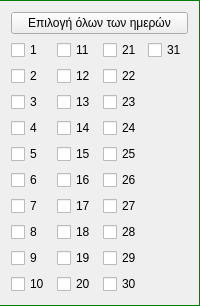
               <widget class="QFrame" name="year_select_days">
                <property name="minimumSize">
                 <size>
                  <width>0</width>
                  <height>0</height>
                 </size>
                </property>
                <property name="styleSheet">
                 <string notr="true">QFrame{
    border:1px solid green;
    border-left:0px;
}</string>
                </property>
                <property name="frameShape">
                 <enum>QFrame::StyledPanel</enum>
                </property>
                <property name="frameShadow">
                 <enum>QFrame::Raised</enum>
                </property>
                <layout class="QGridLayout" name="gridLayout_26">
                 <property name="leftMargin">
                  <number>11</number>
                 </property>
                 <property name="topMargin">
                  <number>11</number>
                 </property>
                 <property name="rightMargin">
                  <number>11</number>
                 </property>
                 <property name="bottomMargin">
                  <number>11</number>
                 </property>
                 <item row="10" column="1">
                  <widget class="QCheckBox" name="year_select_days_20">
                   <property name="text">
                    <string>20</string>
                   </property>
                  </widget>
                 </item>
                 <item row="8" column="2">
                  <widget class="QCheckBox" name="year_select_days_28">
                   <property name="text">
                    <string>28</string>
                   </property>
                  </widget>
                 </item>
                 <item row="1" column="2">
                  <widget class="QCheckBox" name="year_select_days_21">
                   <property name="text">
                    <string>21</string>
                   </property>
                  </widget>
                 </item>
                 <item row="7" column="0">
                  <widget class="QCheckBox" name="year_select_days_7">
                   <property name="text">
                    <string>7</string>
                   </property>
                  </widget>
                 </item>
                 <item row="3" column="2">
                  <widget class="QCheckBox" name="year_select_days_23">
                   <property name="text">
                    <string>23</string>
                   </property>
                  </widget>
                 </item>
                 <item row="10" column="0">
                  <widget class="QCheckBox" name="year_select_days_10">
                   <property name="text">
                    <string>10</string>
                   </property>
                  </widget>
                 </item>
                 <item row="9" column="0">
                  <widget class="QCheckBox" name="year_select_days_9">
                   <property name="text">
                    <string>9</string>
                   </property>
                  </widget>
                 </item>
                 <item row="9" column="1">
                  <widget class="QCheckBox" name="year_select_days_19">
                   <property name="text">
                    <string>19</string>
                   </property>
                  </widget>
                 </item>
                 <item row="4" column="2">
                  <widget class="QCheckBox" name="year_select_days_24">
                   <property name="text">
                    <string>24</string>
                   </property>
                  </widget>
                 </item>
                 <item row="8" column="1">
                  <widget class="QCheckBox" name="year_select_days_18">
                   <property name="text">
                    <string>18</string>
                   </property>
                  </widget>
                 </item>
                 <item row="7" column="2">
                  <widget class="QCheckBox" name="year_select_days_27">
                   <property name="text">
                    <string>27</string>
                   </property>
                  </widget>
                 </item>
                 <item row="6" column="2">
                  <widget class="QCheckBox" name="year_select_days_26">
                   <property name="text">
                    <string>26</string>
                   </property>
                  </widget>
                 </item>
                 <item row="2" column="2">
                  <widget class="QCheckBox" name="year_select_days_22">
                   <property name="text">
                    <string>22</string>
                   </property>
                  </widget>
                 </item>
                 <item row="6" column="0">
                  <widget class="QCheckBox" name="year_select_days_6">
                   <property name="text">
                    <string>6</string>
                   </property>
                  </widget>
                 </item>
                 <item row="3" column="0">
                  <widget class="QCheckBox" name="year_select_days_3">
                   <property name="text">
                    <string>3</string>
                   </property>
                  </widget>
                 </item>
                 <item row="1" column="3">
                  <widget class="QCheckBox" name="year_select_days_31">
                   <property name="text">
                    <string>31</string>
                   </property>
                  </widget>
                 </item>
                 <item row="1" column="0">
                  <widget class="QCheckBox" name="year_select_days_1">
                   <property name="text">
                    <string>1</string>
                   </property>
                  </widget>
                 </item>
                 <item row="3" column="1">
                  <widget class="QCheckBox" name="year_select_days_13">
                   <property name="text">
                    <string>13</string>
                   </property>
                  </widget>
                 </item>
                 <item row="2" column="0">
                  <widget class="QCheckBox" name="year_select_days_2">
                   <property name="text">
                    <string>2</string>
                   </property>
                  </widget>
                 </item>
                 <item row="5" column="1">
                  <widget class="QCheckBox" name="year_select_days_15">
                   <property name="text">
                    <string>15</string>
                   </property>
                  </widget>
                 </item>
                 <item row="4" column="0">
                  <widget class="QCheckBox" name="year_select_days_4">
                   <property name="text">
                    <string>4</string>
                   </property>
                  </widget>
                 </item>
                 <item row="2" column="1">
                  <widget class="QCheckBox" name="year_select_days_12">
                   <property name="text">
                    <string>12</string>
                   </property>
                  </widget>
                 </item>
                 <item row="5" column="2">
                  <widget class="QCheckBox" name="year_select_days_25">
                   <property name="text">
                    <string>25</string>
                   </property>
                  </widget>
                 </item>
                 <item row="5" column="0">
                  <widget class="QCheckBox" name="year_select_days_5">
                   <property name="text">
                    <string>5</string>
                   </property>
                  </widget>
                 </item>
                 <item row="4" column="1">
                  <widget class="QCheckBox" name="year_select_days_14">
                   <property name="text">
                    <string>14</string>
                   </property>
                  </widget>
                 </item>
                 <item row="6" column="1">
                  <widget class="QCheckBox" name="year_select_days_16">
                   <property name="text">
                    <string>16</string>
                   </property>
                  </widget>
                 </item>
                 <item row="1" column="1">
                  <widget class="QCheckBox" name="year_select_days_11">
                   <property name="text">
                    <string>11</string>
                   </property>
                  </widget>
                 </item>
                 <item row="7" column="1">
                  <widget class="QCheckBox" name="year_select_days_17">
                   <property name="text">
                    <string>17</string>
                   </property>
                  </widget>
                 </item>
                 <item row="8" column="0">
                  <widget class="QCheckBox" name="year_select_days_8">
                   <property name="text">
                    <string>8</string>
                   </property>
                  </widget>
                 </item>
                 <item row="10" column="2">
                  <widget class="QCheckBox" name="year_select_days_30">
                   <property name="text">
                    <string>30</string>
                   </property>
                  </widget>
                 </item>
                 <item row="9" column="2">
                  <widget class="QCheckBox" name="year_select_days_29">
                   <property name="text">
                    <string>29</string>
                   </property>
                  </widget>
                 </item>
                 <item row="0" column="0" colspan="4">
                  <widget class="QPushButton" name="year_select_days_all">
                   <property name="text">
                    <string>Επιλογή όλων των ημερών</string>
                   </property>
                  </widget>
                 </item>
                </layout>
               </widget>
